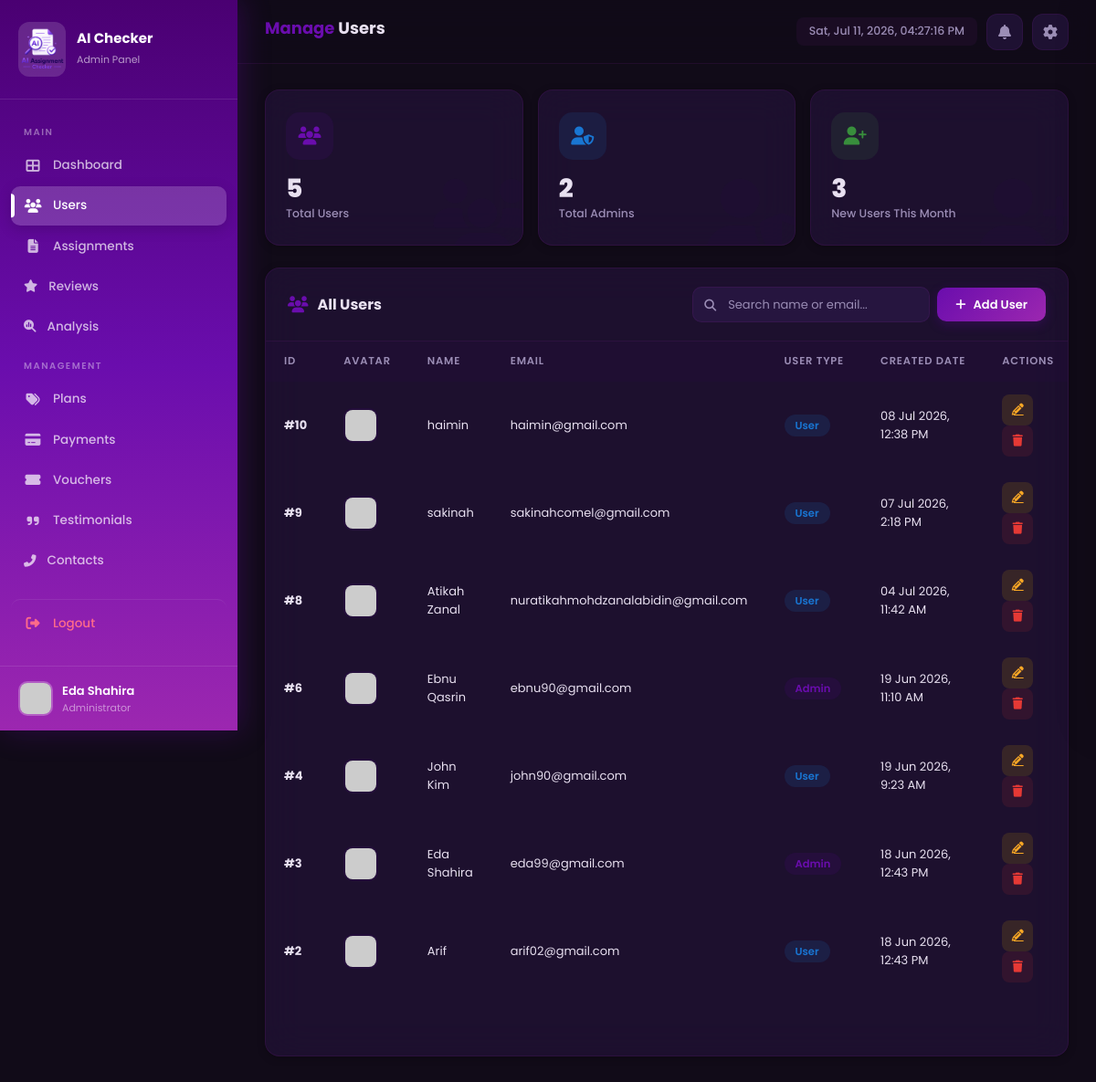
The page /admin_users.php (signed in) on the database its author committed.
### tables this page shows
CREATE TABLE `users` (
  `user_id` int(20) NOT NULL,
  `name` varchar(100) NOT NULL,
  `email` varchar(100) NOT NULL,
  `password` varchar(200) NOT NULL,
  `user_type` enum('user','admin') NOT NULL DEFAULT 'user',
  `avatar` varchar(255) DEFAULT 'default.png',
  `created_at` timestamp NOT NULL DEFAULT current_timestamp(),
  `plan_id` int(11) DEFAULT NULL
);

### admin_users.php (the view, shortened to what this page needs)
<?php
$servername = "localhost";
$username   = "root";
$password   = "";
$dbname     = "assignment_db";
$conn = new mysqli($servername, $username, $password, $dbname);
 $admin_id = $_SESSION['user_id'];
 $admin_query = mysqli_query($conn, "SELECT user_id, name, email, avatar, created_at FROM users WHERE user_id = '$admin_id' AND user_type = 'admin'") or die(mysqli_error($conn));
 $admin_data    = mysqli_fetch_assoc($admin_query);
 $admin_name    = $admin_data['name'] ?? 'Admin';
 $db_avatar     = $admin_data['avatar'] ?? 'default.png';
if (!empty($db_avatar) && $db_avatar !== 'default.png') {
    if (filter_var($db_avatar, FILTER_VALIDATE_URL)) { $avatar = $db_avatar; }
    else { $avatar = "https://api.dicebear.com/7.x/avataaars/svg?seed=" . urlencode($db_avatar) . "&backgroundColor=ede9fe"; }
} else { $avatar = "https://api.dicebear.com/7.x/avataaars/svg?seed=Admin&backgroundColor=ede9fe"; }
 $total_users = mysqli_num_rows(mysqli_query($conn, "SELECT * FROM users WHERE user_type = 'user'"));
 $total_admins = mysqli_num_rows(mysqli_query($conn, "SELECT * FROM users WHERE user_type = 'admin'"));
 $new_this_month = mysqli_num_rows(mysqli_query($conn, "SELECT * FROM users WHERE MONTH(created_at) = MONTH(CURRENT_DATE) AND YEAR(created_at) = YEAR(CURRENT_DATE)"));
 $search = isset($_GET['search']) ? trim($_GET['search']) : '';
 $per_page = 10;
 $page = isset($_GET['page']) && is_numeric($_GET['page']) ? max(1, (int)$_GET['page']) : 1;
 $where = "";
 $count_query = mysqli_query($conn, "SELECT COUNT(*) AS total FROM users $where");
 $total_records = mysqli_fetch_assoc($count_query)['total'];
 $total_pages = ceil($total_records / $per_page);
 $offset = ($page - 1) * $per_page;
 $users_query = mysqli_query($conn, "SELECT * FROM users $where ORDER BY user_id DESC LIMIT $offset, $per_page");
function get_avatar($row) {
    if (!empty($row['avatar']) && $row['avatar'] !== 'default.png') {
        return "https://api.dicebear.com/7.x/avataaars/svg?seed=" . urlencode($row['avatar']) . "&backgroundColor=ede9fe";
    }
    return "https://api.dicebear.com/7.x/avataaars/svg?seed=" . urlencode($row['name']) . "&backgroundColor=ede9fe";
}
?>
<!DOCTYPE html>
<html lang="en" data-theme="dark">
<head>
    <link href="https://cdn.jsdelivr.net/npm/bootstrap@5.3.2/dist/css/bootstrap.min.css" rel="stylesheet">
    <link rel="stylesheet" href="https://cdnjs.cloudflare.com/ajax/libs/font-awesome/6.5.1/css/all.min.css">
</head>
<body>
    <aside class="sidebar" id="sidebar">
        <div class="sidebar-brand">
            <div class="brand-icon"><img src="image/logo.png" alt="Logo"></div>
            <div><h5>AI Checker</h5><small>Admin Panel</small></div>
        </div>
        <nav class="sidebar-menu">
            <div class="menu-label">Main</div>
            <a href="adminpage.php"><i class="fas fa-th-large fa-icon"></i> Dashboard</a>
            <a href="admin_users.php" class="active"><i class="fas fa-users fa-icon"></i> Users</a>
            <a href="admin_assignments.php"><i class="fas fa-file-alt fa-icon"></i> Assignments</a>
            <a href="admin_reviews.php"><i class="fas fa-star"></i> Reviews</a>
            <a href="ai_analysis.php"><i class="fas fa-magnifying-glass-chart"></i> Analysis</a>
            <div class="menu-label">Management</div>
            <a href="admin_plans.php"><i class="fas fa-tags fa-icon"></i> Plans</a>
            <a href="admin_payments.php"><i class="fas fa-credit-card fa-icon"></i> Payments</a>
            <a href="admin_vouchers.php"><i class="fas fa-ticket-alt fa-icon"></i> Vouchers</a>
            <a href="admin_testimonials.php"><i class="fas fa-quote-right fa-icon"></i> Testimonials</a>
            <a href="admin_contacts.php"><i class="fas fa-phone-alt"></i> Contacts</a>
            <a href="logout.php" class="logout-btn"><i class="fas fa-sign-out-alt fa-icon"></i> Logout</a>
        </nav>
        <div class="sidebar-footer">
            <div class="admin-info">
                <img src="<?php echo htmlspecialchars($avatar); ?>" class="admin-avatar-img" alt="<?php echo htmlspecialchars($admin_name); ?>" onerror="this.src='https://api.dicebear.com/7.x/avataaars/svg?seed=Admin&backgroundColor=ede9fe';">
                <div><div class="admin-name"><?php echo htmlspecialchars($admin_name); ?></div><div class="admin-role">Administrator</div></div>
            </div>
        </div>
    </aside>
    <main class="main-content">
        <header class="top-header">
            <div class="left-section">
                <h1 class="page-title"><span>Manage</span> Users</h1>
            </div>
            <div class="right-section">
                <span class="header-time" id="headerTime"></span>
                <div class="notification-wrapper">
                    <button class="header-btn" id="notiBtn"><i class="fas fa-bell"></i>
                    </button>
                </div>
                <button class="header-btn" id="settingsBtn"><i class="fas fa-cog"></i></button>
            </div>
        </header>
        <div class="dashboard-body">
            <div class="row g-3 mb-4">
                <div class="col-xl-4 col-md-6">
                    <div class="stat-card c-purple animate-in">
                        <div class="s-icon"><i class="fas fa-users"></i></div>
                        <div class="s-value"><?php echo number_format($total_users); ?></div>
                        <div class="s-label">Total Users</div>
                        <i class="fas fa-users s-bg"></i>
                    </div>
                </div>
                <div class="col-xl-4 col-md-6">
                    <div class="stat-card c-blue animate-in">
                        <div class="s-icon"><i class="fas fa-user-shield"></i></div>
                        <div class="s-value"><?php echo number_format($total_admins); ?></div>
                        <div class="s-label">Total Admins</div>
                        <i class="fas fa-user-shield s-bg"></i>
                    </div>
                </div>
                <div class="col-xl-4 col-md-6">
                    <div class="stat-card c-green animate-in">
                        <div class="s-icon"><i class="fas fa-user-plus"></i></div>
                        <div class="s-value"><?php echo number_format($new_this_month); ?></div>
                        <div class="s-label">New Users This Month</div>
                        <i class="fas fa-user-plus s-bg"></i>
                    </div>
                </div>
            </div>
            <div class="table-card">
                <div class="table-header">
                    <div class="table-title"><i class="fas fa-users"></i> All Users</div>
                    <div class="d-flex align-items-center gap-2 flex-wrap">
                        <form method="GET" class="search-box" style="position:relative;">
                            <i class="fas fa-search"></i>
                            <input type="text" name="search" placeholder="Search name or email..." value="<?php echo htmlspecialchars($search); ?>">
                        </form>
                        <button class="btn-add" data-bs-toggle="modal" data-bs-target="#addUserModal"><i class="fas fa-plus"></i> Add User</button>
                    </div>
                </div>
                <div class="table-responsive">
                    <table class="table table-hover mb-0">
                        <thead>
                            <tr>
                                <th>ID</th>
                                <th>Avatar</th>
                                <th>Name</th>
                                <th>Email</th>
                                <th>User Type</th>
                                <th>Created Date</th>
                                <th>Actions</th>
                            </tr>
                        </thead>
                        <tbody>
                            <?php if (mysqli_num_rows($users_query) > 0): ?>
                                <?php while ($row = mysqli_fetch_assoc($users_query)): ?>
                                <tr>
                                    <td><strong>#<?php echo $row['user_id']; ?></strong></td>
                                    <td><img src="<?php echo get_avatar($row); ?>" class="user-avatar" alt="<?php echo htmlspecialchars($row['name']); ?>"></td>
                                    <td><?php echo htmlspecialchars($row['name']); ?></td>
                                    <td><?php echo htmlspecialchars($row['email']); ?></td>
                                    <td><span class="badge-<?php echo $row['user_type']; ?>"><?php echo ucfirst($row['user_type']); ?></span></td>
                                    <td><?php echo date('d M Y, g:i A', strtotime($row['created_at'])); ?></td>
                                    <td>
                                        <a href="admin_users.php?edit_id=<?php echo $row['user_id']; ?><?php echo !empty($search) ? '&search=' . urlencode($search) : ''; ?><?php echo isset($_GET['page']) ? '&page=' . (int)$_GET['page'] : ''; ?>" class="btn-action btn-edit me-1" title="Edit"><i class="fas fa-pencil"></i></a>
                                        <button class="btn-action btn-delete" onclick="confirmDeleteUser(<?php echo $row['user_id']; ?>,'<?php echo addslashes($row['name']); ?>')" title="Delete"><i class="fas fa-trash"></i></button>
                                    </td>
                                </tr>
                                <?php endwhile; ?>
                            <?php endif; ?>
                        </tbody>
                    </table>
                </div>
                <?php if ($total_records > 0): ?>
                <div class="pagination-wrapper">
                    <div class="pagination-info">Showing <?php echo ($offset + 1); ?>–<?php echo min($offset + $per_page, $total_records); ?> of <?php echo number_format($total_records); ?></div>
                    <nav>
                        <ul class="pagination mb-0">
                            <?php if ($page > 1): ?>
                            <li class="page-item"><a class="page-link" href="?page=<?php echo $page - 1; ?><?php echo !empty($search) ? '&search=' . urlencode($search) : ''; ?>"><i class="fas fa-chevron-left" style="font-size:11px;"></i></a></li>
                            <?php else: ?>
                            <li class="page-item disabled"><span class="page-link"><i class="fas fa-chevron-left" style="font-size:11px;"></i></span></li>
                            <?php endif; ?>
                            <?php
                            $sp = max(1, $page - 2);
                            $ep = min($total_pages, $page + 2);
                            for ($pg = $sp; $pg <= $ep; $pg++) {
                                $active = $pg === $page ? ' active' : '';
                                echo '<li class="page-item' . $active . '"><a class="page-link" href="?page=' . $pg . (!empty($search) ? '&search=' . urlencode($search) : '') . '">' . $pg . '</a></li>';
                            }
                            ?>
                            <?php if ($page < $total_pages): ?>
                            <li class="page-item"><a class="page-link" href="?page=<?php echo $page + 1; ?><?php echo !empty($search) ? '&search=' . urlencode($search) : ''; ?>"><i class="fas fa-chevron-right" style="font-size:11px;"></i></a></li>
                            <?php else: ?>
                            <li class="page-item disabled"><span class="page-link"><i class="fas fa-chevron-right" style="font-size:11px;"></i></span></li>
                            <?php endif; ?>
                        </ul>
                    </nav>
                </div>
                <?php endif; ?>
            </div>
        </div>
    </main>
</body>
</html>

### rows shown on the page
users: name "Eda Shahira", user_id "3", email "eda99@gmail.com", user_type "Admin", created_at "18 Jun 2026, 12:43 PM"
users: user_id "10", name "haimin", email "haimin@gmail.com", user_type "User", created_at "08 Jul 2026, 12:38 PM"
users: user_id "9", name "sakinah", email "sakinahcomel@gmail.com", user_type "User", created_at "07 Jul 2026, 2:18 PM"
users: user_id "8", name "Atikah Zanal", email "nuratikahmohdzanalabidin@gmail.com", user_type "User", created_at "04 Jul 2026, 11:42 AM"
users: user_id "6", name "Ebnu Qasrin", email "ebnu90@gmail.com", user_type "Admin", created_at "19 Jun 2026, 11:10 AM"
users: user_id "4", name "John Kim", email "john90@gmail.com", user_type "User", created_at "19 Jun 2026, 9:23 AM"
users: user_id "2", name "Arif", email "arif02@gmail.com", user_type "User", created_at "18 Jun 2026, 12:43 PM"

### other values the page prints
$total_users "5"
$total_admins "2"
$new_this_month "3"
